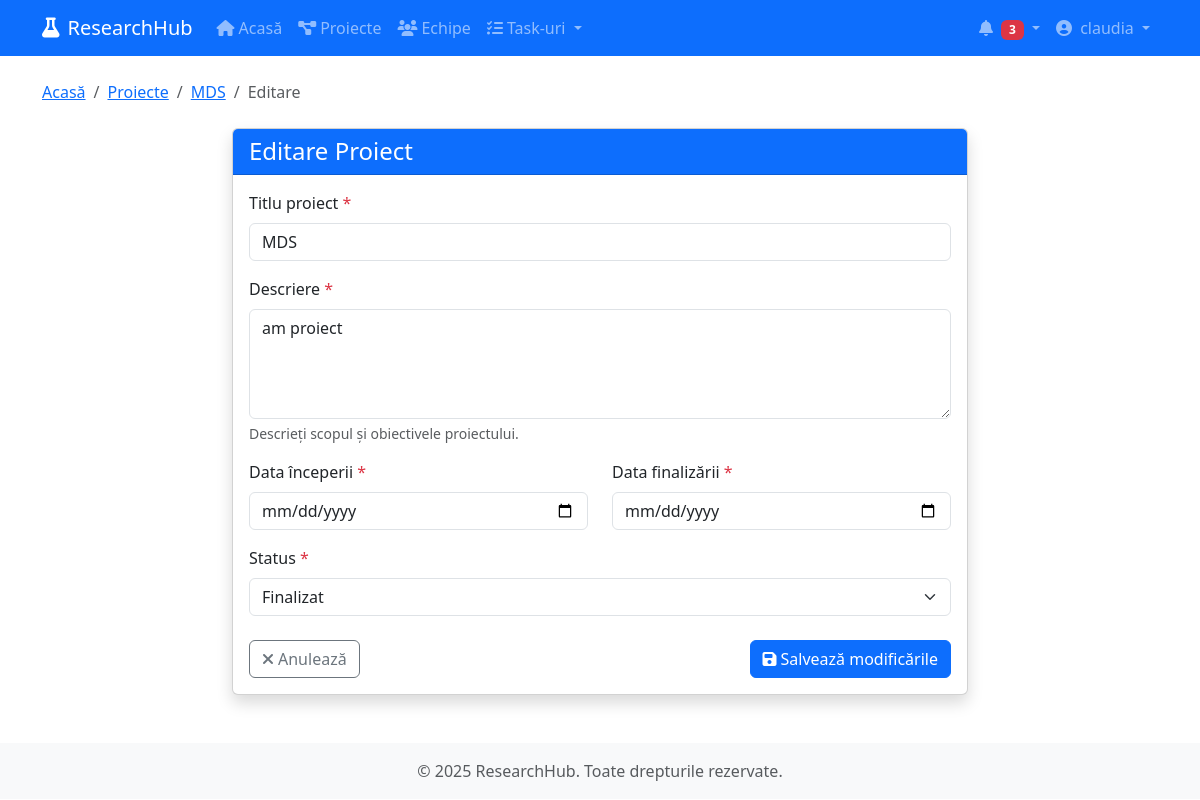
The page /projects/7/edit/ (signed in) on the database its author committed.
### myapp/models.py (models this page shows, shortened)
class Project(models.Model):
    title = models.CharField(max_length=200)
    description = models.TextField()
    start_date = models.DateField()
    end_date = models.DateField()
    created_at = models.DateTimeField(auto_now_add=True)
    updated_at = models.DateTimeField(auto_now=True)
    created_by = models.ForeignKey(User, on_delete=models.CASCADE, related_name='created_projects')
    STATUS_CHOICES = [
        ('draft', 'Schiță'),
        ('planning', 'Planificare'),
        ('in_progress', 'În desfășurare'),
        ('on_hold', 'Suspendat'),
        ('completed', 'Finalizat'),
        ('archived', 'Arhivat'),
    ]
    status = models.CharField(max_length=20, choices=STATUS_CHOICES, default='draft')

### myapp/views.py (the view)
# urls.py: path('projects/<int:project_id>/edit/', views.edit_project, name='edit_project'),
@login_required
def edit_project(request, project_id):
    project = get_object_or_404(Project, id=project_id)
    member = ProjectMember.objects.filter(project=project, user=request.user).first()
    if not member or member.role not in ['leader', 'admin']:
        messages.error(request, "Nu aveți permisiunea de a edita acest proiect.")
        return redirect('project_detail', project_id=project.id)
    if request.method == 'POST':
        form = ProjectForm(request.POST, instance=project)
        if form.is_valid():
            form.save()
            messages.success(request, f"Proiectul '{project.title}' a fost actualizat cu succes.")
            return redirect('project_detail', project_id=project.id)
    else:
        form = ProjectForm(instance=project)
    return render(request, 'projects/edit.html', {'form': form, 'project': project})

### myapp/forms.py (shortened to what this page needs)
class ProjectForm(forms.ModelForm):
    class Meta:
        model = Project
        fields = ['title', 'description', 'start_date', 'end_date', 'status']
        widgets = {
            'title': forms.TextInput(attrs={'class': 'form-control'}),
            'description': forms.Textarea(attrs={'rows': 4, 'class': 'form-control'}),
            'start_date': forms.DateInput(attrs={'type': 'date', 'class': 'form-control'}),
            'end_date': forms.DateInput(attrs={'type': 'date', 'class': 'form-control'}),
            'status': forms.Select(attrs={'class': 'form-select'}),
        }

### myapp/templates/projects/edit.html (shortened to what this page needs)
{% extends 'base.html' %}
{% block content %}
<nav aria-label="breadcrumb" class="mb-4">
    <ol class="breadcrumb">
        <li class="breadcrumb-item"><a href="{% url 'home' %}">Acasă</a></li>
        <li class="breadcrumb-item"><a href="{% url 'projects_list' %}">Proiecte</a></li>
        <li class="breadcrumb-item"><a href="{% url 'project_detail' project.id %}">{{ project.title }}</a></li>
        <li class="breadcrumb-item active" aria-current="page">Editare</li>
    </ol>
</nav>
<div class="row">
    <div class="col-lg-8 mx-auto">
        <div class="card shadow">
            <div class="card-header bg-primary text-white">
                <h4 class="mb-0">Editare Proiect</h4>
            </div>
            <div class="card-body">
                <form method="post" novalidate>
                    <div class="mb-3">
                        <label for="{{ form.title.id_for_label }}" class="form-label">Titlu proiect <span class="text-danger">*</span></label>
                        {{ form.title }}
                    </div>
                    <div class="mb-3">
                        <label for="{{ form.description.id_for_label }}" class="form-label">Descriere <span class="text-danger">*</span></label>
                        {{ form.description }}
                        <div class="form-text">Descrieți scopul și obiectivele proiectului.</div>
                    </div>
                    <div class="row mb-3">
                        <div class="col-md-6">
                            <label for="{{ form.start_date.id_for_label }}" class="form-label">Data începerii <span class="text-danger">*</span></label>
                            {{ form.start_date }}
                        </div>
                        <div class="col-md-6">
                            <label for="{{ form.end_date.id_for_label }}" class="form-label">Data finalizării <span class="text-danger">*</span></label>
                            {{ form.end_date }}
                        </div>
                    </div>
                    <div class="mb-4">
                        <label for="{{ form.status.id_for_label }}" class="form-label">Status <span class="text-danger">*</span></label>
                        {{ form.status }}
                    </div>
                    <div class="d-flex justify-content-between">
                        <a href="{% url 'project_detail' project.id %}" class="btn btn-outline-secondary">
                            <i class="fas fa-times me-1"></i>Anulează
                        </a>
                        <button type="submit" class="btn btn-primary">
                            <i class="fas fa-save me-1"></i>Salvează modificările
                        </button>
                    </div>
                </form>
            </div>
        </div>
    </div>
</div>
{% endblock %}

### myapp/templates/base.html (shortened to what this page needs)
<!DOCTYPE html>
<html lang="ro">
<head>
    <link href="https://cdn.jsdelivr.net/npm/bootstrap@5.3.0/dist/css/bootstrap.min.css" rel="stylesheet">
    <link rel="stylesheet" href="https://cdnjs.cloudflare.com/ajax/libs/font-awesome/6.4.0/css/all.min.css">
</head>
<body>
    <nav class="navbar navbar-expand-lg navbar-dark bg-primary">
        <div class="container">
            <a class="navbar-brand" href="{% url 'home' %}">
                <i class="fas fa-flask me-2"></i>ResearchHub
            </a>
            <div class="collapse navbar-collapse" id="navbarNav">
                <ul class="navbar-nav me-auto">
                    <li class="nav-item">
                        <a class="nav-link" href="{% url 'home' %}">
                            <i class="fas fa-home me-1"></i>Acasă
                        </a>
                    </li>
                    {% if user.is_authenticated %}
                    <li class="nav-item">
                        <a class="nav-link" href="{% url 'projects_list' %}">
                            <i class="fas fa-project-diagram me-1"></i>Proiecte
                        </a>
                    </li>
                    <li class="nav-item">
                        <a class="nav-link" href="{% url 'teams_list' %}">
                            <i class="fas fa-users me-1"></i>Echipe
                        </a>
                    </li>
                    <li class="nav-item dropdown">
                        <a class="nav-link dropdown-toggle" href="#" role="button" data-bs-toggle="dropdown">
                            <i class="fas fa-tasks me-1"></i>Task-uri
                        </a>
                    </li>
                    {% endif %}
                </ul>
                <ul class="navbar-nav">
                    {% if user.is_authenticated %}
                    <li class="nav-item dropdown">
                        <a class="nav-link dropdown-toggle" href="#" role="button" data-bs-toggle="dropdown">
                            <i class="fas fa-bell me-1"></i>
                            <span class="badge bg-danger">3</span>
                        </a>
                    </li>
                    <li class="nav-item dropdown">
                        <a class="nav-link dropdown-toggle" href="#" role="button" data-bs-toggle="dropdown">
                            {% if user.profile.picture %}
                            <img src="{{ user.profile.picture.url }}" alt="{{ user.username }}" class="rounded-circle me-1" style="width: 24px; height: 24px; object-fit: cover;">
                            {% else %}
                            <i class="fas fa-user-circle me-1"></i>
                            {% endif %}
                            {{ user.first_name|default:user.username }}
                        </a>
                    </li>
                    {% endif %}
                </ul>
            </div>
        </div>
    </nav>
    <main class="container mt-4">
        {% block content %}{% endblock %}
    </main>
    <footer class="bg-light text-center text-muted py-3 mt-5">
        <div class="container">
            <p class="mb-0">© {% now "Y" %} ResearchHub. Toate drepturile rezervate.</p>
        </div>
    </footer>
</body>
</html>

### rows shown on the page
Project: title "MDS", description "am proiect", status "Finalizat"

### other values the page prints
{{ user.first_name|default:user.username }} "claudia"
